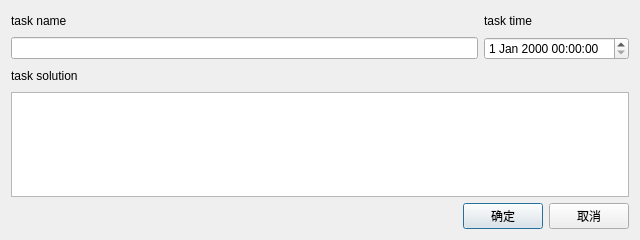
<?xml version="1.0" encoding="UTF-8"?>
<ui version="4.0">
 <class>addEmer</class>
 <widget class="QDialog" name="addEmer">
  <property name="geometry">
   <rect>
    <x>0</x>
    <y>0</y>
    <width>640</width>
    <height>240</height>
   </rect>
  </property>
  <property name="windowTitle">
   <string>Emergency Add</string>
  </property>
  <layout class="QVBoxLayout" name="verticalLayout_3">
   <item>
    <layout class="QHBoxLayout" name="horizontalLayout">
     <item>
      <layout class="QVBoxLayout" name="verticalLayout">
       <item>
        <widget class="QLabel" name="taskNameLabel">
         <property name="minimumSize">
          <size>
           <width>0</width>
           <height>20</height>
          </size>
         </property>
         <property name="maximumSize">
          <size>
           <width>16777215</width>
           <height>20</height>
          </size>
         </property>
         <property name="text">
          <string>&lt;html&gt;&lt;head/&gt;&lt;body&gt;&lt;p&gt;task name&lt;/p&gt;&lt;/body&gt;&lt;/html&gt;</string>
         </property>
        </widget>
       </item>
       <item>
        <widget class="QLineEdit" name="taskName">
         <property name="echoMode">
          <enum>QLineEdit::Normal</enum>
         </property>
        </widget>
       </item>
      </layout>
     </item>
     <item>
      <layout class="QVBoxLayout" name="verticalLayout_2">
       <item>
        <widget class="QLabel" name="taskTimeLabel">
         <property name="minimumSize">
          <size>
           <width>0</width>
           <height>20</height>
          </size>
         </property>
         <property name="maximumSize">
          <size>
           <width>16777215</width>
           <height>20</height>
          </size>
         </property>
         <property name="text">
          <string>&lt;html&gt;&lt;head/&gt;&lt;body&gt;&lt;p&gt;task time&lt;/p&gt;&lt;/body&gt;&lt;/html&gt;</string>
         </property>
        </widget>
       </item>
       <item>
        <widget class="QDateTimeEdit" name="taskTime"/>
       </item>
      </layout>
     </item>
    </layout>
   </item>
   <item>
    <widget class="QLabel" name="taskSolutionLabel">
     <property name="minimumSize">
      <size>
       <width>0</width>
       <height>20</height>
      </size>
     </property>
     <property name="maximumSize">
      <size>
       <width>16777215</width>
       <height>20</height>
      </size>
     </property>
     <property name="text">
      <string>&lt;html&gt;&lt;head/&gt;&lt;body&gt;&lt;p&gt;task solution&lt;/p&gt;&lt;/body&gt;&lt;/html&gt;</string>
     </property>
    </widget>
   </item>
   <item>
    <widget class="QTextEdit" name="taskSolution"/>
   </item>
   <item>
    <layout class="QHBoxLayout" name="horizontalLayout_2" stretch="6,1,1">
     <item>
      <spacer name="horizontalSpacer">
       <property name="orientation">
        <enum>Qt::Horizontal</enum>
       </property>
       <property name="sizeHint" stdset="0">
        <size>
         <width>40</width>
         <height>20</height>
        </size>
       </property>
      </spacer>
     </item>
     <item>
      <widget class="QPushButton" name="okButton">
       <property name="text">
        <string>确定</string>
       </property>
      </widget>
     </item>
     <item>
      <widget class="QPushButton" name="cancelButton">
       <property name="text">
        <string>取消</string>
       </property>
      </widget>
     </item>
    </layout>
   </item>
  </layout>
 </widget>
 <resources/>
 <connections/>
</ui>
